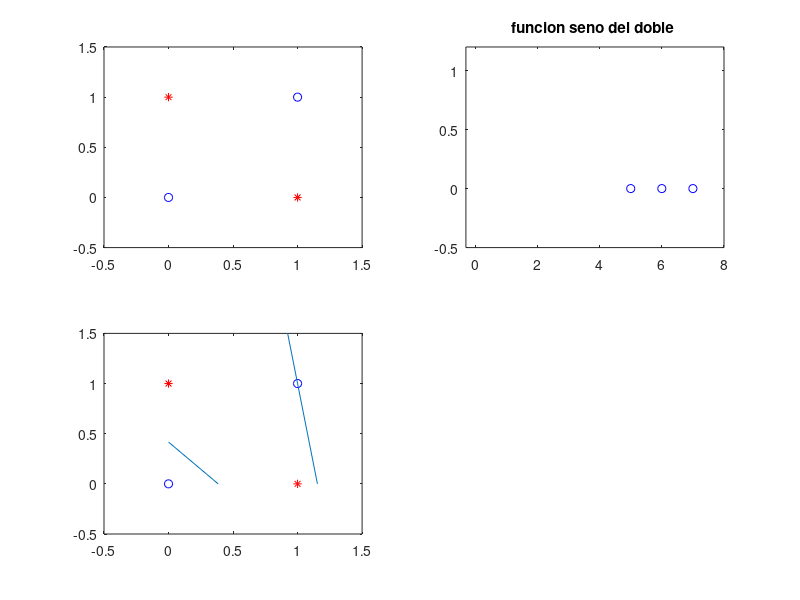

The MATLAB script that drew this image:
clear all;
clc;
figure
disp('---------------------------------------')
disp('|          Programa de prueba         |')
disp('---------------------------------------')
disp('| Entrena una neurona tipo Multicapa |')
disp('---------------------------------------')
disp('|         Entrada logica XOR           |')
disp('---------------------------------------')
p1=[0 0 1 1; 0 1 0 1]
p2=[0 0 0 1; 0 1 1 1]
disp('--------------------------------------')
disp('|     datos de pesos y ganancia       |')
disp('--------------------------------------')
w=[-0.7 0.2]
b=0.5
disp('---------------------------------------')
disp('|       datos de estados finales      |')
disp('---------------------------------------')
tAND=[ 0 0 0 1]
tOR=[ 0 1 1 1 ]
tXOR=[ 0 1 1 0]
disp('---------------------------------------')
wAND=w;
bAND=b;
wOR=w;
bOR=b;
i=1;
aciertosAND=0;
aciertosOR=0;
aciertosXOR=0

%grafica 1
subplot(2,2,1);
title('Patrones');
plot(p1(1,1),p1(2,1), 'ob')
hold on %mantenerse en la grafica 
plot(p1(1,2),p1(2,2), '*r')
%hold on
plot(p1(1,3),p1(2,3), '*r')
%hold on 
plot(p1(1,4),p1(2,4), 'ob')
%hold on
axis([-0.5 1.5 -.5 1.5]) % pone la grafica donde inicia xmin xmax ymin ymax


while aciertosAND < length(p1)
    i=i+1;
    for j=1:length(p1)
        % ALGORITMO
        a=(wAND*p1(:,j)) + bAND
        if a>=0
            a=1
        else 
            a=0
        end
        %CALCULANDO ERROR

        eAND(j)=tAND(j)-a;

        if eAND(j)~=0
            aciertosAND=0
    
            % AJUSTE DE PESO Y GANANCIA
            wAND=wAND+(eAND(j)*p1(:,j)');
            bAND=bAND+eAND(j);

        else 
            aciertosAND=aciertosAND+1;
        end
        disp(i);

    end
    
end
 i2=0;
while aciertosOR < length(p1)
    i2=i2+1;
    for j=1:length(p1)
        % ALGORITMO
        a=(wOR*p1(:,j)) + bOR;
        if a>=0
            a=1;
        else 
            a=0;
        end
        %CALCULANDO ERROR

        eOR(j)=tOR(j)-a;

        if eOR(j)~=0
            aciertosOR=0
    
            % AJUSTE DE PESO Y GANANCIA
            wOR=wOR+(eOR(j)*p1(:,j)');
            bOR=bOR+eOR(j);

        else 
            aciertosOR=aciertosOR+1;
        end
        disp(i2);

    end
    
end

wXOR=(wAND + wOR)/2;
bXOR=(bAND + bOR)/2;
iF=0;

while aciertosXOR < length(p2)
    iF=iF+1;
    for j=1:length(p2)
        % ALGORITMO
        a=(wXOR*p2(:,j)) + bXOR;
        if a>=0
            a=1;
        else 
            a=0;
        end
        %CALCULANDO ERROR

        eXOR(j)=tXOR(j)-a;

        if eXOR(j)~=0
            aciertosXOR=0;
    
            % AJUSTE DE PESO Y GANANCIA
            wXOR=wXOR+(eXOR(j)*p2(:,j)')
            bXOR=bXOR+eXOR(j)

        else 
            aciertosXOR=aciertosXOR+1;
        end
        disp(iF);

    end
    %grafica 2
    subplot(2,2,2);
    plot(iF,eXOR(4), 'ob')
    hold on
    axis([-0.3 (iF+1) -0.5 1.2])
    title('funcion seno del doble ');
end


%grafica 3
subplot(2,2,3);
plot(p1(1,1),p1(2,1), 'ob')
hold on %mantenerse en la grafica 
plot(p1(1,2),p1(2,2), '*r')
%hold on
plot(p1(1,3),p1(2,3), '*r')
%hold on 
plot(p1(1,4),p1(2,4), 'ob')
%hold on
axis([-0.5 1.5 -.5 1.5]) % pone la grafica donde inicia xmin xmax ymin ymax

x1=((-bAND)/wAND(1,1));
y1=((-bAND)/wAND(1,2));
line([x1,0],[0,y1]);

x2=((-bOR)/wOR(1,1));
y2=((-bOR)/wOR(1,2));
line([x2,0],[0,y2]);


